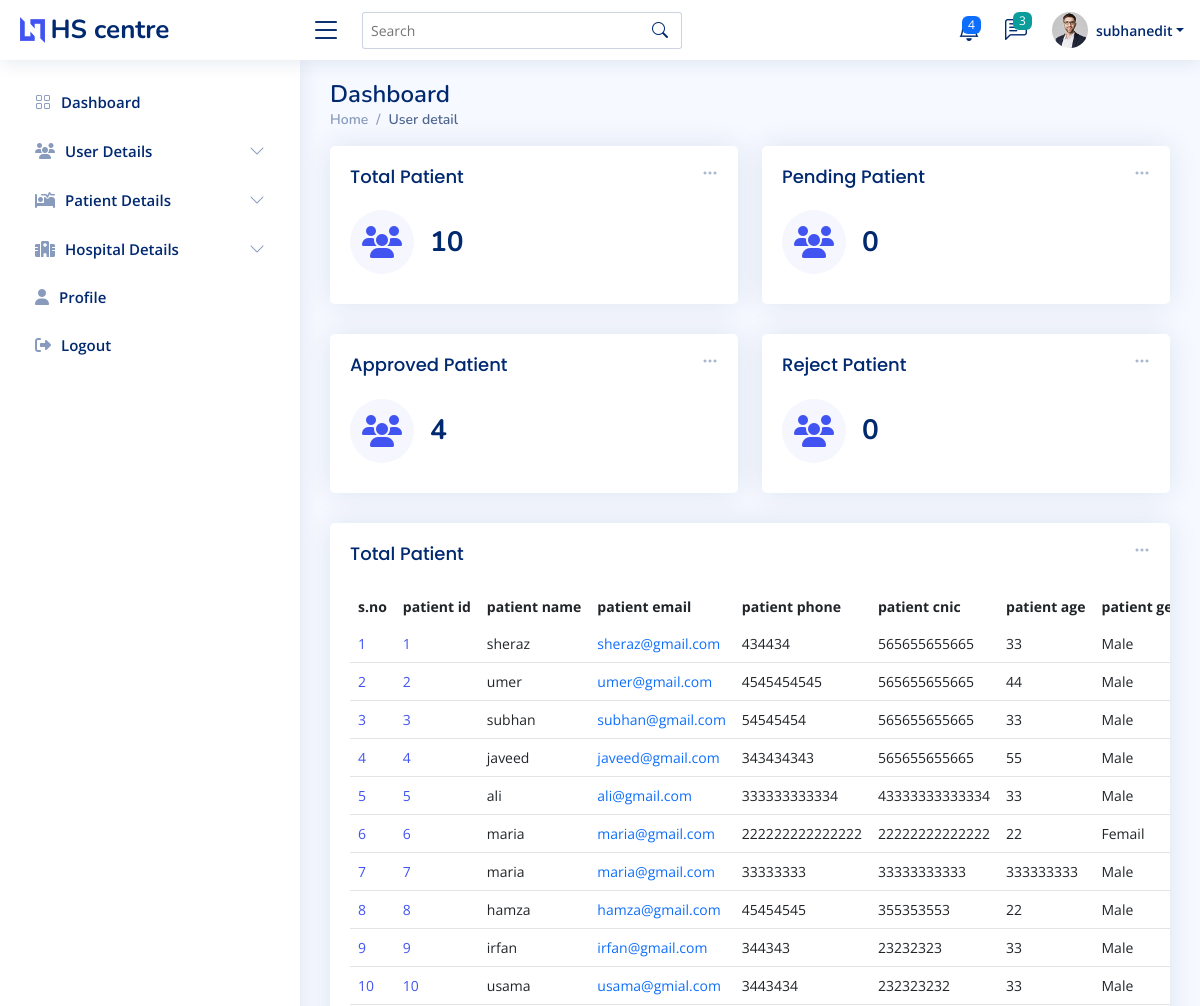
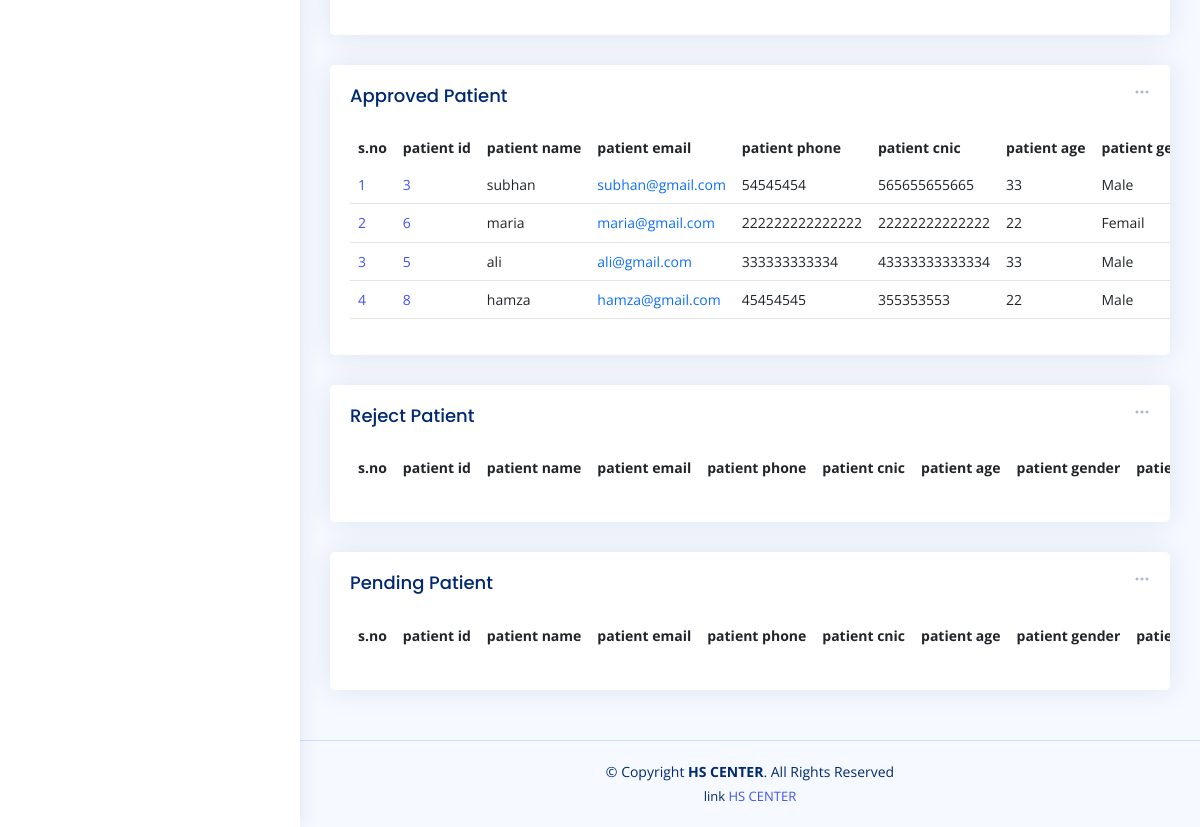
/admin_pat_detail.php (signed in), run on the app's committed database (2 pictures, top to bottom).
### tables this page shows
CREATE TABLE `reg_patient` (
  `patient_id` int(11) NOT NULL,
  `patient_name` varchar(200) NOT NULL,
  `patient_email` varchar(200) NOT NULL,
  `patient_phone` varchar(255) NOT NULL,
  `patient_cnic` varchar(255) NOT NULL,
  `patient_age` varchar(22) NOT NULL,
  `patient_select_hos` varchar(222) NOT NULL,
  `patient_gender` varchar(222) NOT NULL,
  `patient_vacc` varchar(222) NOT NULL,
  `patient_app_day` varchar(222) NOT NULL,
  `patient_status` varchar(222) NOT NULL
);

CREATE TABLE `accept_patient` (
  `pateint_id` int(11) NOT NULL,
  `reg_pateint_id` int(11) NOT NULL,
  `patient_name` varchar(200) NOT NULL,
  `patient_email` varchar(200) NOT NULL,
  `patient_phone` varchar(255) NOT NULL,
  `patient_cnic` varchar(255) NOT NULL,
  `patient_age` varchar(222) NOT NULL,
  `patient_select_hos` varchar(222) NOT NULL,
  `patient_gender` varchar(222) NOT NULL,
  `patient_vacc` varchar(222) NOT NULL,
  `patient_app_day` varchar(222) NOT NULL,
  `pateint_dos_1` varchar(222) NOT NULL,
  `pateint_dos_2` varchar(222) NOT NULL,
  `pateint_dos_1_date` varchar(111) NOT NULL,
  `pateint_dos_2_date` varchar(111) NOT NULL
);

### admin_pat_detail.php (the view, shortened to what this page needs)
<?php
require 'conn.php';
$fetch_PatientQ = "SELECT * FROM `reg_patient`";
$fetch_Patient = mysqli_query($conn,$fetch_PatientQ);
$totalPatient = mysqli_num_rows($fetch_Patient);
$fetch_approved_PatientQ = "SELECT * FROM `reg_patient` INNER JOIN `accept_patient` ON `reg_patient`.`patient_id` = `accept_patient`.`reg_pateint_id` WHERE `reg_patient`.`patient_status` = 'approved' AND `accept_patient`.`pateint_dos_1` = 'not vaccinated';";
$fetch_approved_Patient = mysqli_query($conn,$fetch_approved_PatientQ);
$total_approved_Patient = mysqli_num_rows($fetch_approved_Patient);
$fetch_reject_PatientQ = "SELECT * FROM `reg_patient` WHERE `patient_status` ='reject'";
$fetch_reject_Patient = mysqli_query($conn,$fetch_reject_PatientQ);
$total_reject_Patient = mysqli_num_rows($fetch_reject_Patient);
$fetch_pending_PatientQ = "SELECT * FROM `reg_patient` WHERE `patient_status` =''";
$fetch_pending_Patient = mysqli_query($conn,$fetch_pending_PatientQ);
$total_pending_Patient = mysqli_num_rows($fetch_pending_Patient);
?>
<!DOCTYPE html>
<html lang="en">
<head>
  <?php require './component/_admin_link.php'?>
</head>
<body>
<?php require './component/_admin_nav.php';?>
  <main id="main" class="main " >
    <div class="pagetitle ">
      <h1>Dashboard</h1>
      <nav>
        <ol class="breadcrumb">
          <li class="breadcrumb-item"><a href="admin-index.php">Home</a></li>
          <li class="breadcrumb-item active">User detail</li>
        </ol>
      </nav>
    </div>
    <section class="section dashboard ">
      <div class="row ">
        <div class="col-lg-12">
          <div class="row ">
            <div class="col-xxl-4 col-md-6  w-50">
              <div class="card info-card sales-card">
                <div class="filter">
                  <a class="icon" href="#" data-bs-toggle="dropdown"><i class="bi bi-three-dots"></i></a>
                </div>
                <div class="card-body">
                  <h5 class="card-title">Total Patient</h5>
                  <div class="d-flex align-items-center">
                    <div class="card-icon rounded-circle d-flex align-items-center justify-content-center">
                    <i class="fa-solid fa-users"></i>
                    </div>
                    <div class="ps-3">
                      <h6><?=$totalPatient?></h6>
                    </div>
                  </div>
                </div>
              </div>
            </div>
             <div class="col-xxl-4 col-md-6  w-50">
              <div class="card info-card sales-card">
                <div class="filter">
                  <a class="icon" href="#" data-bs-toggle="dropdown"><i class="bi bi-three-dots"></i></a>
                </div>
                <div class="card-body">
                  <h5 class="card-title">Pending Patient</h5>
                  <div class="d-flex align-items-center">
                    <div class="card-icon rounded-circle d-flex align-items-center justify-content-center">
                    <i class="fa-solid fa-users"></i>
                    </div>
                    <div class="ps-3">
                      <h6><?=$total_pending_Patient?></h6>
                    </div>
                  </div>
                </div>
              </div>
            </div>
<div class="col-xxl-4 col-md-6  w-50">
              <div class="card info-card sales-card">
                <div class="filter">
                  <a class="icon" href="#" data-bs-toggle="dropdown"><i class="bi bi-three-dots"></i></a>
                </div>
                <div class="card-body">
                  <h5 class="card-title">Approved Patient</h5>
                  <div class="d-flex align-items-center">
                    <div class="card-icon rounded-circle d-flex align-items-center justify-content-center">
                    <i class="fa-solid fa-users"></i>
                    </div>
                    <div class="ps-3">
                      <h6><?=$total_approved_Patient?></h6>
                    </div>
                  </div>
                </div>
              </div>
            </div>
            <div class="col-xxl-4 col-md-6  w-50">
              <div class="card info-card sales-card">
                <div class="filter">
                  <a class="icon" href="#" data-bs-toggle="dropdown"><i class="bi bi-three-dots"></i></a>
                </div>
                <div class="card-body">
                  <h5 class="card-title">Reject Patient</h5>
                  <div class="d-flex align-items-center">
                    <div class="card-icon rounded-circle d-flex align-items-center justify-content-center">
                    <i class="fa-solid fa-users"></i>
                    </div>
                    <div class="ps-3">
                      <h6><?=$total_reject_Patient?></h6>
                    </div>
                  </div>
                </div>
              </div>
            </div>
            <div class="col-12" >
              <div class="card recent-sales overflow-auto">
                <div class="filter">
                  <a class="icon" href="#" data-bs-toggle="dropdown"><i class="bi bi-three-dots"></i></a>
                </div>
                <div class="card-body">
                  <h5 class="card-title">Total Patient</h5>
                  <table class="table table-borderless datatable" id="dowload_pdf">
                    <thead>
                      <tr>
                        <th scope="col">s.no</th>
                        <th scope="col">patient id</th>
                        <th scope="col">patient name</th>
                        <th scope="col">patient email</th>
                        <th scope="col">patient phone</th>
                        <th scope="col">patient cnic</th>
                        <th scope="col">patient age</th>
                        <th scope="col">patient gender</th>
                      </tr>
                    </thead>
                    <tbody>
                    <?php
                    if($totalPatient  > 0){
                      while($patient_data = mysqli_fetch_assoc($fetch_Patient)){
                        $i+=1;
                          if($patient_data['patient_status'] !=''){
                            echo '<tr>
                          <td scope="row"><a href="#">'.$i.'</a></td>
                          <td scope="row"><a href="#">'.$patient_data['patient_id'].'</a></td>
                          <td>'.$patient_data['patient_name'].'</td>
                          <td><a  class="text-primary">'.$patient_data['patient_email'].'</a></td>
                          <td>'.$patient_data['patient_phone'].'</td>
                          <td>'.$patient_data['patient_cnic'].'</td>
                          <td>'.$patient_data['patient_age'].'</td>
                          <td>'.$patient_data['patient_gender'].'</td>
                          <td>'.$patient_data['patient_vacc'].'</td>
                          <td>'.$patient_data['patient_app_day'].'</td>
                          <td>'.$patient_data['patient_select_hos'].'</td>
                          <td>'.$patient_data['patient_status'].'</td>
                        </tr>';
                          }
                        }
                    }
                    ?>
                    </tbody>
                  </table>
                </div>
              </div>
            </div>
 <div class="col-12" >
              <div class="card recent-sales overflow-auto">
                <div class="filter">
                  <a class="icon" href="#" data-bs-toggle="dropdown"><i class="bi bi-three-dots"></i></a>
                </div>
                <div class="card-body">
                  <h5 class="card-title">Approved Patient</h5>
                  <table class="table table-borderless datatable" id="dowload_pdf">
                    <thead>
                      <tr>
                        <th scope="col">s.no</th>
                        <th scope="col">patient id</th>
                        <th scope="col">patient name</th>
                        <th scope="col">patient email</th>
                        <th scope="col">patient phone</th>
                        <th scope="col">patient cnic</th>
                        <th scope="col">patient age</th>
                        <th scope="col">patient gender</th>
                      </tr>
                    </thead>
                    <tbody>
                    <?php
                    if($total_approved_Patient  > 0){
                      while($app_patient_data = mysqli_fetch_assoc($fetch_approved_Patient)){
                        $j+=1;
if($app_patient_data['patient_status'] == 'approved'){
  echo '<tr>
  <td scope="row"><a href="#">'.$j.'</a></td>
  <td scope="row"><a href="#">'.$app_patient_data['patient_id'].'</a></td>
  <td>'.$app_patient_data['patient_name'].'</td>
  <td><a  class="text-primary">'.$app_patient_data['patient_email'].'</a></td>
  <td>'.$app_patient_data['patient_phone'].'</td>
  <td>'.$app_patient_data['patient_cnic'].'</td>
  <td>'.$app_patient_data['patient_age'].'</td>
  <td>'.$app_patient_data['patient_gender'].'</td>
  <td>'.$app_patient_data['patient_vacc'].'</td>
  <td>'.$app_patient_data['patient_app_day'].'</td>
  <td>'.$app_patient_data['patient_select_hos'].'</td>
  <td>'.$app_patient_data['patient_status'].'</td>
  <td><a  href="admin_reject_pateint.php?patient_ID='.$app_patient_data['patient_id'].'&pageUrl=admin_pat_detail.php" class="badge bg-danger ">reject</a></td>
</tr>';
}
}
                    }
                    ?>
                    </tbody>
                  </table>
                </div>
              </div>
            </div>
             <div class="col-12" >
              <div class="card recent-sales overflow-auto">
                <div class="filter">
                  <a class="icon" href="#" data-bs-toggle="dropdown"><i class="bi bi-three-dots"></i></a>
                </div>
                <div class="card-body">
                  <h5 class="card-title">Reject Patient</h5>
                  <table class="table table-borderless datatable" id="dowload_pdf">
                    <thead>
                      <tr>
                        <th scope="col">s.no</th>
                        <th scope="col">patient id</th>
                        <th scope="col">patient name</th>
                        <th scope="col">patient email</th>
                        <th scope="col">patient phone</th>
                        <th scope="col">patient cnic</th>
                        <th scope="col">patient age</th>
                        <th scope="col">patient gender</th>
                        <th scope="col">patient vaccine</th>
                      </tr>
                    </thead>
                  </table>
                </div>
              </div>
            </div>
             <div class="col-12" >
              <div class="card recent-sales overflow-auto">
                <div class="filter">
                  <a class="icon" href="#" data-bs-toggle="dropdown"><i class="bi bi-three-dots"></i></a>
                </div>
                <div class="card-body">
                  <h5 class="card-title">Pending Patient</h5>
                  <table class="table table-borderless datatable" id="dowload_pdf">
                    <thead>
                      <tr>
                        <th scope="col">s.no</th>
                        <th scope="col">patient id</th>
                        <th scope="col">patient name</th>
                        <th scope="col">patient email</th>
                        <th scope="col">patient phone</th>
                        <th scope="col">patient cnic</th>
                        <th scope="col">patient age</th>
                        <th scope="col">patient gender</th>
                        <th scope="col">patient vaccine</th>
                      </tr>
                    </thead>
                  </table>
                </div>
              </div>
            </div>
          </div>
        </div>
      </div>
    </section>
  </main>
  <?php require './component/_admin_footer.php'?>
</body>
</html>

### assets_admin/css/style.css (style rules this page uses)
:root { scroll-behavior: smooth; }
body { font-family: "Open Sans", sans-serif; background: #f6f9ff; color: #444444; }
a { color: #4154f1; text-decoration: none; }
h1, h2, h3, h4, h5, h6 { font-family: "Nunito", sans-serif; }
#main { margin-top: 60px; padding: 20px 30px; transition: all 0.3s; }
.pagetitle { margin-bottom: 10px; }
.pagetitle h1 { font-size: 24px; margin-bottom: 0; font-weight: 600; color: #012970; }
.card { margin-bottom: 30px; border: none; border-radius: 5px; box-shadow: 0px 0 30px rgba(1, 41, 112, 0.1); }
.card-title { padding: 20px 0 15px 0; font-size: 18px; font-weight: 500; color: #012970; font-family: "Poppins", sans-serif; }
.card-body { padding: 0 20px 20px 20px; }
.breadcrumb { font-size: 14px; font-family: "Nunito", sans-serif; color: #899bbd; font-weight: 600; }
.breadcrumb a { color: #899bbd; transition: 0.3s; }
.breadcrumb .breadcrumb-item::before { color: #899bbd; }
.breadcrumb .active { color: #51678f; font-weight: 600; }
@media (min-width: 1200px) { #main, #footer { margin-left: 300px; } }
.dashboard .filter { position: absolute; right: 0px; top: 15px; }
.dashboard .filter .icon { color: #aab7cf; padding-right: 20px; padding-bottom: 5px; transition: 0.3s; font-size: 16px; }
.dashboard .info-card { padding-bottom: 10px; }
.dashboard .info-card h6 { font-size: 28px; color: #012970; font-weight: 700; margin: 0; padding: 0; }
.dashboard .card-icon { font-size: 32px; line-height: 0; width: 64px; height: 64px; flex-shrink: 0; flex-grow: 0; }
.dashboard .sales-card .card-icon { color: #4154f1; background: #f6f6fe; }
.dashboard .recent-sales { font-size: 14px; }
.dashboard .recent-sales .table thead { background: #f6f6fe; }
.dashboard .recent-sales .table thead th { border: 0; }

### admin_pat_detail.php (style rules this page uses)
table { width: 100vw !important; overflow-x: scroll !important; }
table th { white-space: nowrap; }
table td { border-bottom: 1px solid #e4e4e4 !important; }

### data on the page
reg_patient: patient_id "1", patient_name "sheraz", patient_email "sheraz@gmail.com", patient_phone "434434", patient_cnic "565655655665", patient_age "33", patient_gender "Male"
reg_patient: patient_id "2", patient_name "umer", patient_email "umer@gmail.com", patient_phone "4545454545", patient_cnic "565655655665", patient_age "44", patient_gender "Male"
reg_patient: patient_id "3", patient_name "subhan", patient_email "subhan@gmail.com", patient_phone "54545454", patient_cnic "565655655665", patient_age "33", patient_gender "Male", accept_patient.patient_name "subhan", accept_patient.patient_email "subhan@gmail.com", accept_patient.patient_phone "54545454", accept_patient.patient_cnic "565655655665", accept_patient.patient_age "33", accept_patient.patient_gender "Male"
reg_patient: patient_id "4", patient_name "javeed", patient_email "javeed@gmail.com", patient_phone "343434343", patient_cnic "565655655665", patient_age "55", patient_gender "Male"
reg_patient: patient_id "5", patient_name "ali", patient_email "ali@gmail.com", patient_phone "333333333334", patient_cnic "43333333333334", patient_age "33", patient_gender "Male", accept_patient.patient_name "ali", accept_patient.patient_email "ali@gmail.com", accept_patient.patient_phone "333333333334", accept_patient.patient_cnic "43333333333334", accept_patient.patient_age "33", accept_patient.patient_gender "Male"
reg_patient: patient_id "6", patient_name "maria", patient_email "maria@gmail.com", patient_phone "222222222222222", patient_cnic "22222222222222", patient_age "22", patient_gender "Femail", accept_patient.patient_name "maria", accept_patient.patient_email "maria@gmail.com", accept_patient.patient_phone "222222222222222", accept_patient.patient_cnic "22222222222222", accept_patient.patient_age "22", accept_patient.patient_gender "Femail"
reg_patient: patient_id "7", patient_name "maria", patient_email "maria@gmail.com", patient_phone "33333333", patient_cnic "33333333333", patient_age "333333333", patient_gender "Male"
reg_patient: patient_id "8", patient_name "hamza", patient_email "hamza@gmail.com", patient_phone "45454545", patient_cnic "355353553", patient_age "22", patient_gender "Male", accept_patient.patient_name "hamza", accept_patient.patient_email "hamza@gmail.com", accept_patient.patient_phone "45454545", accept_patient.patient_cnic "355353553", accept_patient.patient_age "22", accept_patient.patient_gender "Male"
reg_patient: patient_id "9", patient_name "irfan", patient_email "irfan@gmail.com", patient_phone "344343", patient_cnic "23232323", patient_age "33", patient_gender "Male"
reg_patient: patient_id "10", patient_name "usama", patient_email "usama@gmial.com", patient_phone "3443434", patient_cnic "232323232", patient_age "33", patient_gender "Male"

### other printed values
$_SESSION['admin_name'] "subhanedit"
$totalPatient "10"
$total_pending_Patient "0"
$total_approved_Patient "4"
$total_reject_Patient "0"
